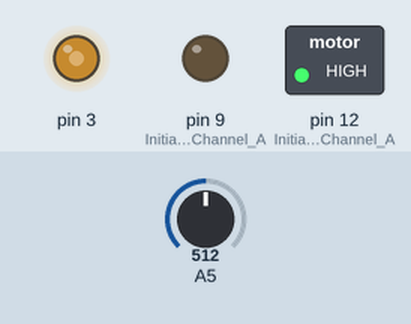
This sketch was run on a simulated Arduino Uno, built with avr-gcc and run on an emulated ATmega328P. On the bench: switched loads named in the sketch (green lamp = pin HIGH), output pins drawn as LEDs (lit = HIGH). The test bench sets the inputs (shaded band); at power-on: A5 = 512.

Above: at 1.2 s.
1.3 s: A5 set to 716
At 2.0 s:
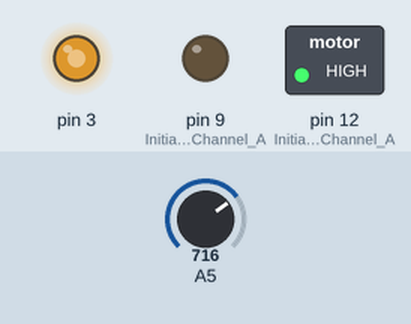
2.8 s: A5 set to 900
At 3.2 s:
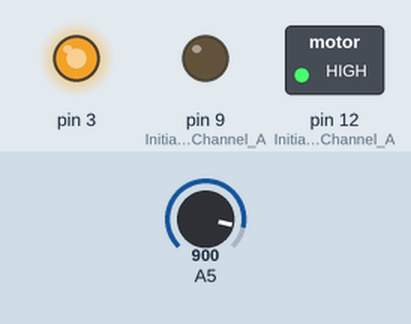
4.3 s: A5 set to 122
At 5.5 s:
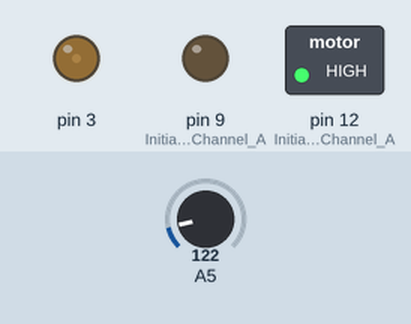
5.8 s: A5 set to 0
At 6.7 s:
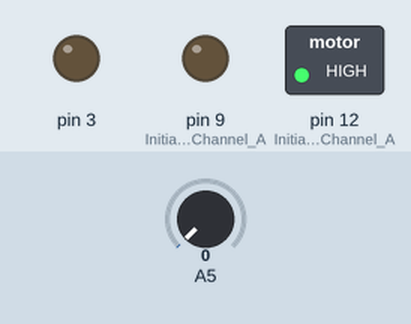
Timing chart, 0 to 8.3 s (numbered marks = the images above; inputs shaded):
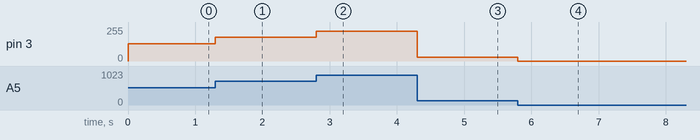

The sketch:

CAR_DEMO_LESSON.ino
```cpp
void setup() {
  // put your setup code here, to run once:
  pinMode(12, OUTPUT); //Initiates Motor Channel A pin
  pinMode(9, OUTPUT);  //Initiates Brake Channel A pin


  digitalWrite(12, HIGH);  //Establishes direction of rotation
  digitalWrite(9, LOW);   //Disengage the Brake
}

void loop() {
  // put your main code here, to run repeatedly:

  int sped = analogRead(A5);

  analogWrite(3, sped/4);

  //delay(40);
}
```

Measured:
- after the input at 1.3 s, pin 3: 128/255 → 179/255 at once
- after the input at 2.8 s, pin 3: 179/255 → 225/255 at once
- after the input at 4.3 s, pin 3: 225/255 → 30/255 at once
- after the input at 5.8 s, pin 3: 30/255 → 0/255 at once
